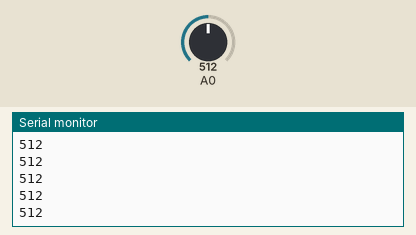
Recording of a sketch running on a simulated Arduino Uno, built with avr-gcc and run on an emulated ATmega328P. Shown: the last lines printed to the serial monitor. The test bench sets the inputs (shaded band); at power-on: A0 = 512.

Above: at 1.2 s.
1.3 s: A0 set to 716
At 2.2 s:
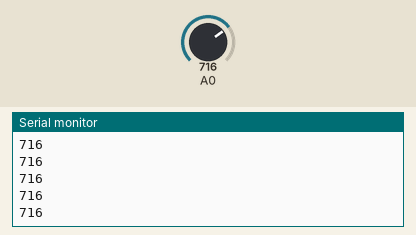
2.8 s: A0 set to 900
At 3.9 s:
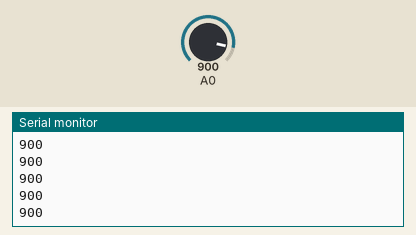
Timing chart, 0 to 5.8 s (numbered marks = the images above; inputs shaded):
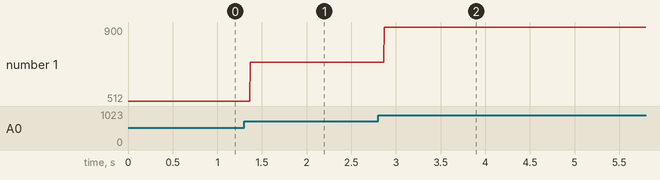

The sketch:

digital_input.ino
```cpp
void setup() {

  Serial.begin(9600);
}


void loop() {

  int pot = analogRead(A0);


  Serial.println(pot);
}
```

Measured:
- after the input at 1.3 s, the serial monitor: prints a new line after 0.07 s (image 1)
- after the input at 2.8 s, the serial monitor: prints a new line after 0.07 s (image 2)
- plotted number 1: 512 → 716 after the input at 1.3 s, 716 → 900 after the input at 2.8 s
